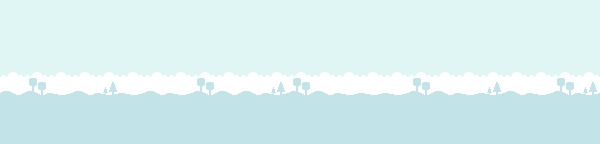

Tiled map render using the project's own tile images. Description and the whole map definition, tile-layer contents included, below:
An orthogonal 25x6 tile map with 24x24 px tiles, 1 tile layer (Tile Layer 1).

<map version="1.10" tiledversion="1.10.2" orientation="orthogonal" renderorder="right-down" width="25" height="6" tilewidth="24" tileheight="24" infinite="0" nextlayerid="2" nextobjectid="1">
 <tileset firstgid="1" source="tilemap-backgrounds_packed.tsx" />
 <layer id="1" name="Tile Layer 1" width="25" height="6">
  <data encoding="csv">
1,1,1,1,1,1,1,1,1,1,1,1,1,1,1,1,1,1,1,1,1,1,1,1,1,
1,1,1,1,1,1,1,1,1,1,1,1,1,1,1,1,1,1,1,1,1,1,1,1,1,
1,1,1,1,1,1,1,1,1,1,1,1,1,1,1,1,1,1,1,1,1,1,1,1,1,
9,10,11,9,12,11,9,11,10,9,9,12,10,9,11,11,11,10,9,11,12,9,11,10,12,
17,17,17,17,17,17,17,17,17,17,17,17,17,17,17,17,17,17,17,17,17,17,17,17,17,
17,17,17,17,17,17,17,17,17,17,17,17,17,17,17,17,17,17,17,17,17,17,17,17,17
</data>
 </layer>
</map>
